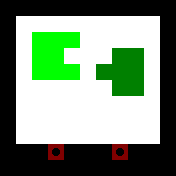

This is a level from a 2D game, rendered from its Tiled map with the project's own tilesets. A one-line summary and the complete map file follow:
An orthogonal 11x11 tile map with 16x16 px tiles, 2 tile layers (Layer1, Layer2).

<map version="1.0" orientation="orthogonal" renderorder="right-down" width="11" height="11" tilewidth="16" tileheight="16" nextobjectid="1">
 <tileset firstgid="1" source="../Tiles.tsx" />
 <layer name="Layer1" width="11" height="11">
  <data encoding="csv">
1,1,1,1,1,1,1,1,1,1,1,
1,5,5,5,5,5,5,5,5,5,1,
1,5,5,5,5,5,5,5,5,5,1,
1,5,5,5,5,5,5,5,5,5,1,
1,5,5,5,5,5,5,5,5,5,1,
1,5,5,5,5,5,5,5,5,5,1,
1,5,5,5,5,5,5,5,5,5,1,
1,5,5,5,5,5,5,5,5,5,1,
1,5,5,5,5,5,5,5,5,5,1,
1,1,1,5,1,1,1,5,1,1,1,
1,1,1,1,1,1,1,1,1,1,1
</data>
 </layer>
 <layer name="Layer2" width="11" height="11">
  <data encoding="csv">
0,0,0,0,0,0,0,0,0,0,0,
0,0,0,0,0,0,0,0,0,0,0,
0,0,4,4,4,0,0,0,0,0,0,
0,0,4,4,0,0,0,2,2,0,0,
0,0,4,4,4,0,2,2,2,0,0,
0,0,0,0,0,0,0,2,2,0,0,
0,0,0,0,0,0,0,0,0,0,0,
0,0,0,0,0,0,0,0,0,0,0,
0,0,0,0,0,0,0,0,0,0,0,
0,0,0,7,0,0,0,7,0,0,0,
0,0,0,0,0,0,0,0,0,0,0
</data>
 </layer>
</map>
